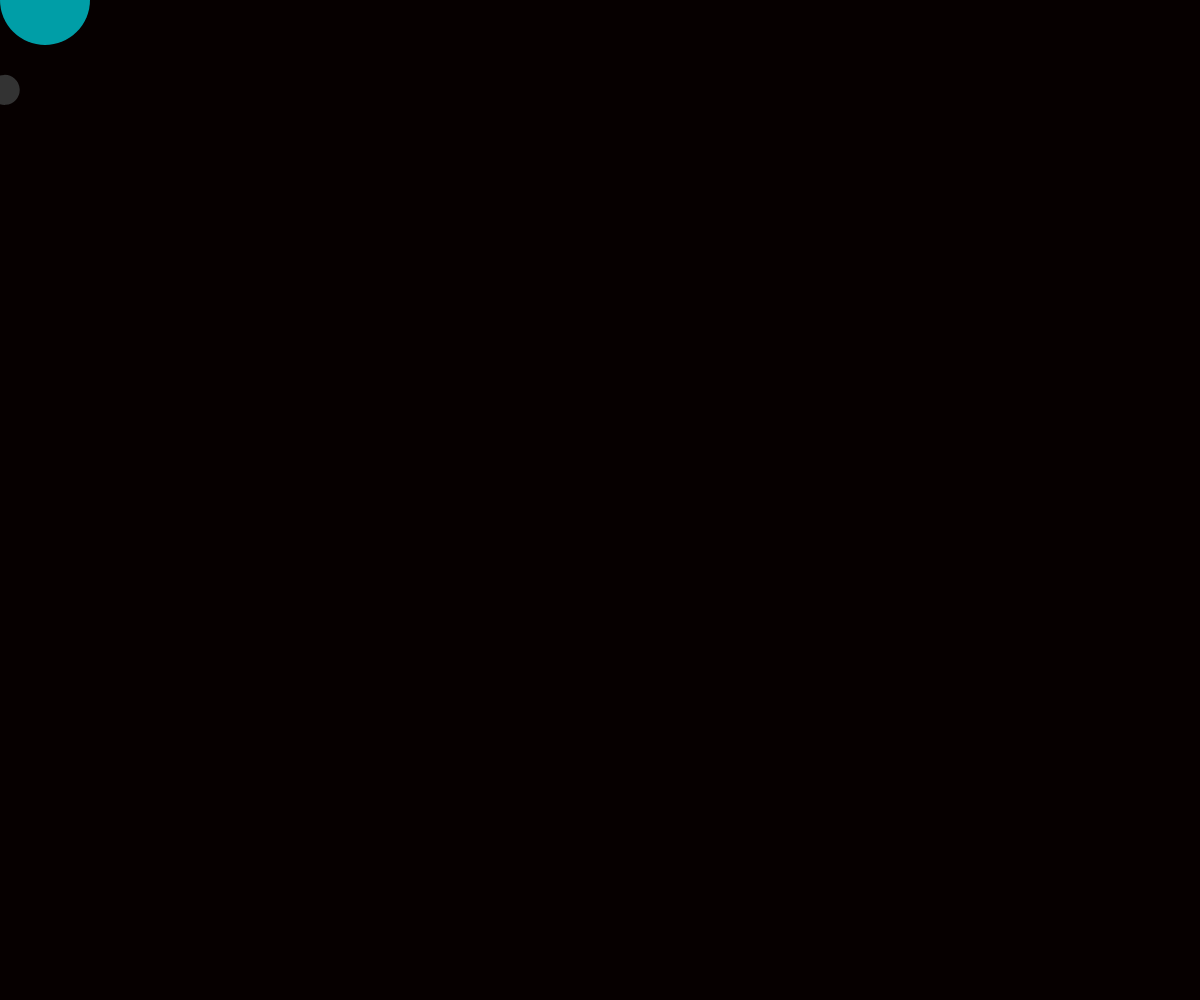
Frame 1 (no input)
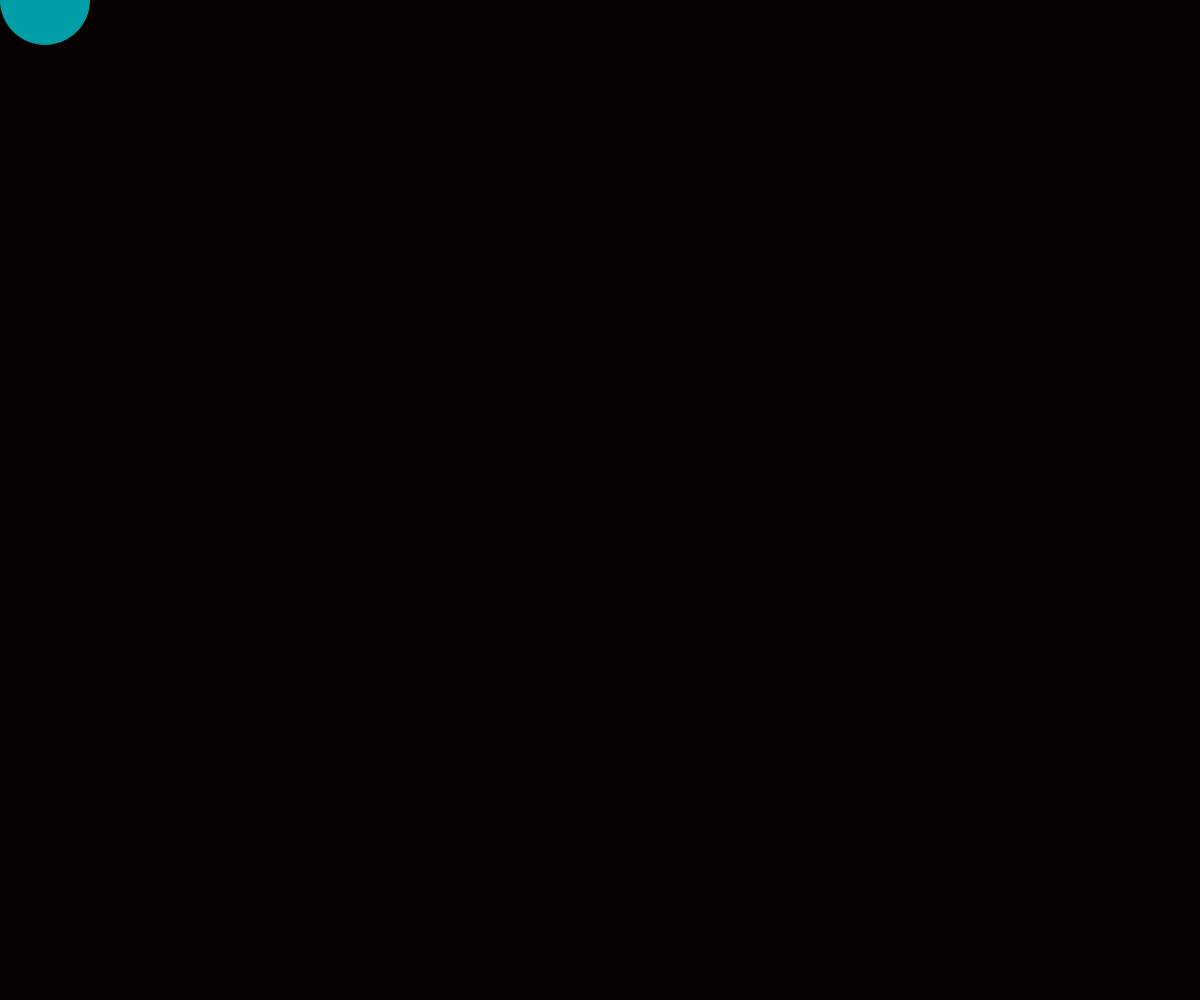
Frame 60 (no input)
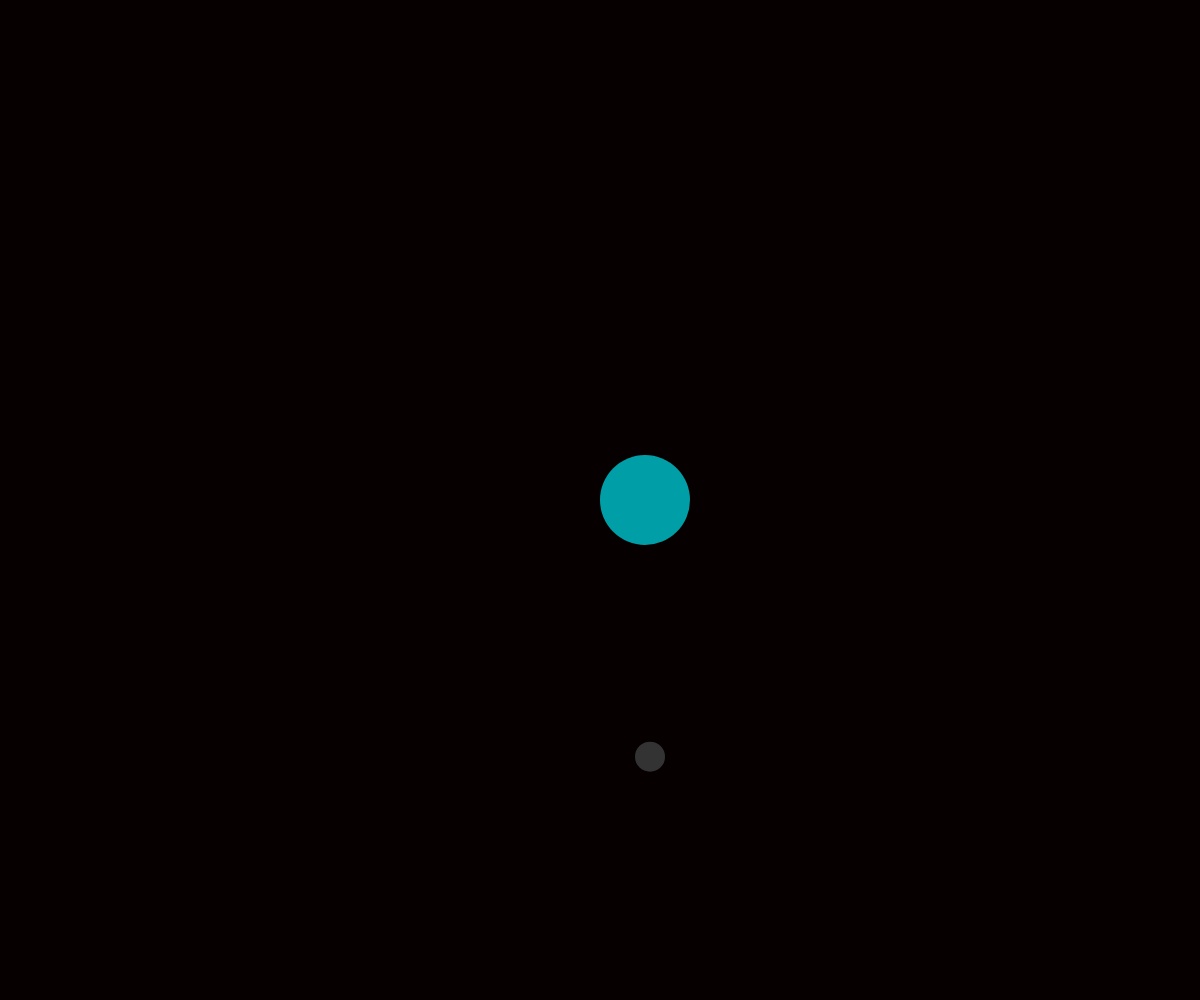
Frame 120 (the mouse pressed at the canvas centre since frame 60)

The p5.js sketch that drew these frames (run headless with seeded random() and noise() and a simulated clock; from frame 60 on, the mouse is pressed at the canvas centre):

// p5.js sketch
// ── sketch.js
function setup() {
  // create a canvas to draw my portrait on
  createCanvas(windowWidth, windowHeight);
}

var moonRotationRate = 0;
var moonRate = 0;
var earthSize = 90;

function draw() {
  // set the background color
  background('rgb(6, 0, 0)');
  // turn the cursor off
  noCursor();
  // UPDATE VALUES
  // base Moon rate on mouseY pos
  moonRotationRate = (mouseY * 0.1);
  // set the arm to spin at a constant rate
  moonRate = moonRate - 3;

  // *****************************
  // Planet SANDBOX
  // *****************************
  push();

  // make the planet and moon follow the mouse.
    translate(mouseX, mouseY);
  // Moon
    push();
  // Moon's info
      strokeWeight(10);
      stroke(0);
  // draw the spinning Moon
      push();
        rotate(radians(moonRate));
  // define and draw the Moon
        fill('rgb(51, 51, 51)');
        noStroke();
        //add a note here
        ellipse(moonRotationRate, ((mouseY/3) + earthSize), 30); //earthSize is called, no matter mouseY, the moon is only as close as earthSize. You could keep them from touching at all by also using moon's diameter.
      pop();
      push();
  // Earth
        strokeWeight(10);
        stroke(0);
        push();
        // Draw earth
        fill('rgb(0, 158, 167)');
        noStroke();
        ellipse(earthSize/2, 0, earthSize); //I moved the moon's X so it's edge rested on mouseX. You can change this back.
      pop();
    pop();
  pop();
}
